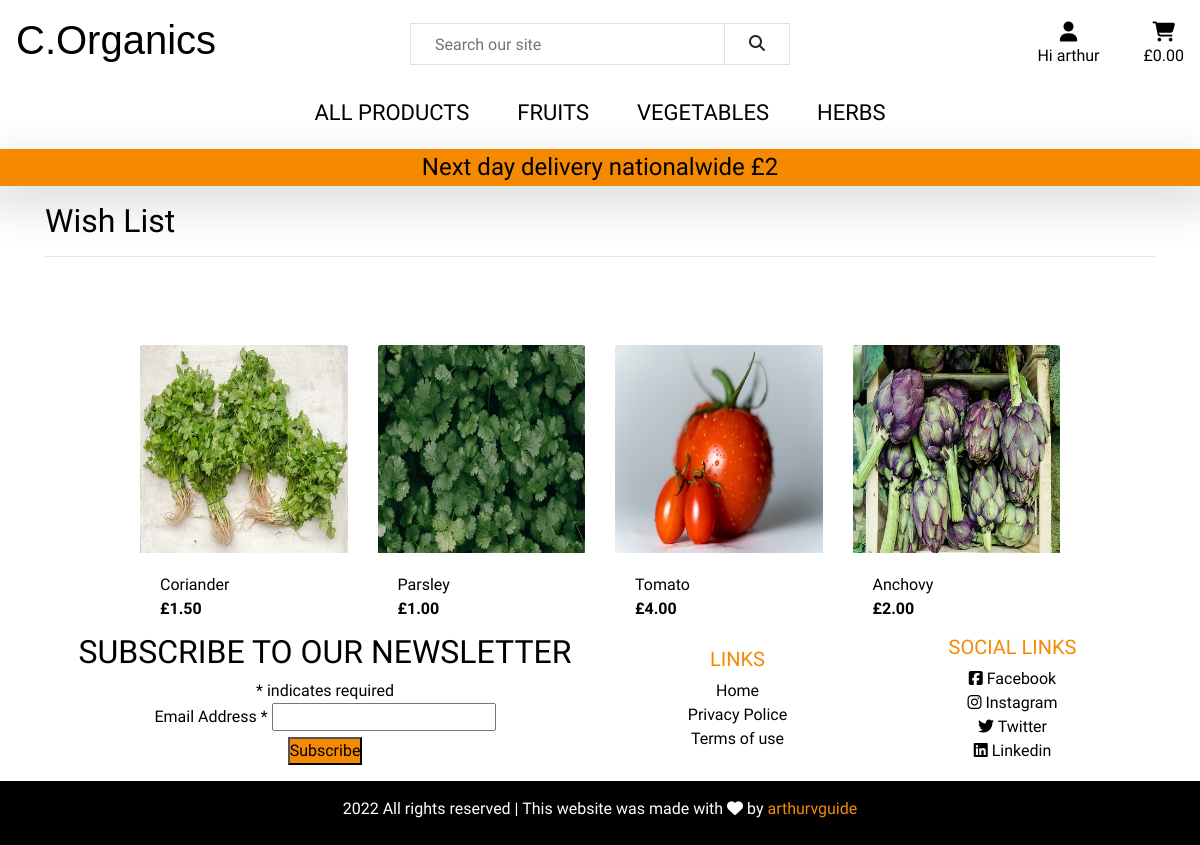
Screenshot of /profiles/wishlist (signed in) with the database file from the repository.
### profiles/models.py (models this page shows)
class WishList(models.Model):
    user = models.ForeignKey(UserProfile, on_delete=models.CASCADE)
    product = models.ForeignKey(Product, on_delete=models.CASCADE)

### products/models.py (models this page shows, shortened)
class Product(models.Model):
    category = models.ForeignKey('Category', null=True, blank=True,
                                 on_delete=models.SET_NULL)
    name = models.CharField(max_length=254)
    description = models.TextField()
    created = models.DateTimeField(auto_now_add=True)
    updated = models.DateTimeField(auto_now=True)
    price = models.DecimalField(max_digits=6, decimal_places=2)
    image_url = models.URLField(max_length=1024, null=True, blank=True)
    image = models.ImageField(null=True, blank=True)

### profiles/views.py (the view)
# urls.py: path('wishlist', views.wishlist, name='wishlist'),
@login_required
def wishlist(request):
    current_user = UserProfile.objects.filter(user=request.user).first()
    wishlist = WishList.objects.filter(user=current_user).order_by('-id')
    context = {
        'wishlist': wishlist
    }
    return render(request, 'profiles/wishlist.html', context)

### bag/contexts.py (called while the page is built, shortened)
def bag_contents(request):
    bag_items = []
    total = 0
    product_count = 0
    delivery = 2
    bag = request.session.get('bag', {})
    final_total = delivery + total
    context = {
        'bag_items': bag_items,
        'total': total,
        'product_count': product_count,
        'delivery': delivery,
        'final_total': final_total,
    }
    return context

### profiles/templates/profiles/wishlist.html
{% extends "base.html" %}
{% load static %}
{% block extra_css %}
<link rel="stylesheet" href="{% static 'checkout/css/checkout.css' %}">
{% endblock %}
{% block content %}
<div class="container">
    <div class="row align-items-center  mt-3 mb-4">
        <div class="col-12">
            <h2 class="logo-font">Wish List</h2>
            <hr>
        </div>
    </div>
    <div class="row">
        <div class="col-10 offset-1">
            <div class="row mt-5">
                {% for item in wishlist %}
                <div class="col-sm-6 col-md-6 col-lg-4 col-xl-3">
                    <div class="card h-100 border-0">
                        {% if item.product.image %}
                        <a href="{% url 'product_detail' item.product.id %}">
                            <img class="card-img-top img-fluid" src="{{ item.product.image.url }}" alt="{{ item.product.name }}">
                        </a>
                        {% else %}
                        <a href="{% url 'product_detail' item.product.id %}">
                            <img class="card-img-top img-fluid" src="/media/no-image.png" alt="{{ item.product.name }}">
                        </a>
                        {% endif %}
                        <div class="card-body pb-0">
                            <p class="mb-0">{{ item.product.name }}</p>
                        </div>
                        <div class="card-footer bg-white pt-0 border-0 text-left">
                            <div class="row">
                                <div class="col">
                                    <p class="mb-0 text-left font-weight-bold">£{{ item.product.price }}</p>
                                </div>
                            </div>
                        </div>
                    </div>
                </div>
                {% endfor %}
            </div>
        </div>
    </div>
</div>
{% endblock %}

### templates/base.html (shortened to what this page needs)
{% load static %}
<!doctype html>
<html lang="en">
<head>
  {% block corecss %}
  <link rel="stylesheet" href="https://stackpath.bootstrapcdn.com/bootstrap/4.4.1/css/bootstrap.min.css"
>
  <link rel="stylesheet" href="{% static 'css/style.css' %}">
  <link href="//cdn-images.mailchimp.com/embedcode/classic-10_7_dtp.css" rel="stylesheet" type="text/css">
  {% endblock %}
  {% block extra_css %}
  {% endblock %}
</head>
<body class="d-flex flex-column min-vh-100">
  <header>
    <div id="topnav" class="row pt-lg-2">
      <div class="col-12 col-md-6  col-lg-4 my-auto py-1 py-lg-0 text-center text-lg-left logo">
        <a href="{% url 'home' %}" class="nav-link "><h1>C.Organics</h1></a>
      </div>
      <div class="col-12 col-lg-4 my-auto py-1 py-lg-0 d-none d-lg-block">
        <form method="GET" action="{% url 'products' %}">
          <div class="input-group w-100">
            <input class="form-control border border-black rounded-0" type="text" name="q"
              placeholder="Search our site">
            <div class="input-group-append">
              <button class="form-control btn  border border-black rounded-0" type="submit">
                <span class="icon">
                  <i class="fas fa-search"></i>
                </span>
              </button>
            </div>
          </div>
        </form>
      </div>
      <div class="col-12 col-md-6 col-lg-4 my-auto py-1 py-lg-0 d-none d-md-block">
        <ul class="list-inline list-unstyled text-center text-lg-right my-0">
          <li class="list-inline-item dropdown">
            <a class="text-black nav-link" href="#" id="user-options" data-toggle="dropdown" aria-haspopup="true"
              aria-expanded="false">
              <div class="text-center">
                <div><i class="fas fa-user fa-lg"></i></div>
                {% if request.user.is_authenticated %}
                <p class="my-0">Hi {{ user.username }}</p>
                {% else %}
                <p class="my-0">My Account</p>
                {% endif %}
              </div>
            </a>
          </li>
          <li class="list-inline-item">
            <a class=" nav-link" href="{% url 'bag' %}">
              <div class="text-center">
                <div><i class="fa-solid fa-cart-shopping fa-lg"></i></div>
                <p class="my-0">
                  {% if total %}
                  £{{ total|floatformat:2 }}
                  {% else %}
                  £0.00
                  {% endif %}
                </p>
              </div>
            </a>
          </li>
        </ul>
      </div>
    </div>
    <nav class="navbar navbar-expand-md sub-menu">
      <div class="container">
        <div class="collapse navbar-collapse text-uppercase" id="navbar">
          <ul class="navbar-nav mx-auto">
            <li class="nav-item">
              <a class="nav-link" href="{% url 'products' %}" role="button" aria-haspopup="true" aria-expanded="false">
                All Products
              </a>
            </li>
            <li class="nav-item">
              <a class="nav-link" href="{% url 'products' %}?category=Fruits" aria-haspopup="true" role="button"
                aria-expanded="false">
                Fruits
              </a>
            </li>
            <li class="nav-item">
              <a class="nav-link" href="{% url 'products' %}?category=Vegetables" role="button" aria-haspopup="true"
                aria-expanded="false">
                Vegetables
              </a>
            </li>
            <li class="nav-item">
              <a class="nav-link" href="{% url 'products' %}?category=Herbs" role="button" aria-haspopup="true"
                aria-expanded="false">
                Herbs
              </a>
            </li>
          </ul>
        </div>
      </div>
    </nav>
  </header>
  <section>
    <div class="row mt-3 mt-md-1 text-center ">
      <div class="col delivery-banner shadow-lg">
        <h4 class="logo-font my-1"> Next day delivery nationalwide £2</h4>
      </div>
    </div>
  </section>
  <main class="flex-shrink-0">
    {% block content %}{% endblock content %}
  </main>
  <footer class="mt-auto">
    <div class="row align-items-center text-center footer">
      <div class="col-md-6 mt-md-0 mt-3">
        <div class="newsletter">
          <div id="mc_embed_signup">
            <form
              action="https://gmail.us18.list-manage.com/subscribe/post?u=0cd147e97320fc91cfdaadc23&amp;id=780935124a"
              method="post" id="mc-embedded-subscribe-form" name="mc-embedded-subscribe-form" class="validate"
              target="_blank" novalidate>
              <div id="mc_embed_signup_scroll">
                <h2>SUBSCRIBE TO OUR NEWSLETTER</h2>
                <div class="indicates-required"><span class="asterisk">*</span> indicates required</div>
                <div class="mc-field-group">
                  <label for="mce-EMAIL">Email Address <span class="asterisk">*</span>
                  </label>
                  <input type="email" value="" name="EMAIL" class="required email" id="mce-EMAIL">
                </div>
                <div class="optionalParent">
                  <div class="clear foot">
                    <input type="submit" value="Subscribe" name="subscribe" id="mc-embedded-subscribe" class="button"
                      style="background-color: #f58902;">
                  </div>
                </div>
              </div>
            </form>
          </div>
        </div>
      </div>
      <div class="col-md-3 mb-md-0 mb-3  links">
        <h5 class="text-uppercase">Links</h5>
        <ul class="list-unstyled">
          <li>
            <a href="{% url 'home' %}">Home</a>
          </li>
          <li>
            <a href="{% url 'privacy_notice' %}" rel="noopener" target="_blank">Privacy Police</a>
          </li>
          <li>
            <a href="{% url 'terms_of_use' %}" rel="noopener" target="_blank">Terms of use</a>
          </li>
        </ul>
      </div>
      <div class="col-md-3 mb-md-0 mb-3  links">
        <h5 class="text-uppercase"> Social Links</h5>
        <ul class="list-unstyled">
          <li>
            <a href="https://www.facebook.com/" rel="noopener" target="_blank" aria-label="Visit our facebook page"><i
                class="fa-brands fa-facebook-square"></i>
              Facebook
            </a>
          </li>
          <li>
            <a href="https://www.instagram.com/" rel="noopener" target="_blank" aria-label="Visit our instagram page"><i
                class="fa-brands fa-instagram"></i>
              Instagram
            </a>
          </li>
          <li>
            <a href="https://twitter.com/?lang=en" rel="noopener" target="_blank" aria-label="Visit our Twitter page"><i
                class="fa-brands fa-twitter"></i>
              Twitter
            </a>
          </li>
          <li>
            <a href="https://linkedin.com/?lang=en" rel="noopener" target="_blank"
              aria-label="Visit our Linkedin page"><i class="fa-brands fa-linkedin"></i>
              Linkedin
            </a>
          </li>
        </ul>
      </div>
    </div>
    <div class="row mt-3 pt-2 copyright ">
      <div class="col-md-12 text-center">
        <p class=" p-2"> 2022 All rights reserved | This website was made with <i class="fas fa-heart"></i> by <a
              href="https://github.com/arthurvguide" rel="noopener" target="_blank"
              aria-label="Developer github page">arthurvguide</a>
        </p>
      </div>
    </div>
  </footer>
</body>
</html>

### static/css/style.css (style rules this page uses)
* { margin: 0; padding: 0px; box-sizing: border-box; }
html { max-width: 100%; height: 100%; overflow-x: hidden; }
body { font-family: 'K2D', sans-serif; overflow-x: hidden; color: #000; }
a { color:#000; }
ul { list-style-type: none; margin: 0; padding: 0; }
.form-control { height: calc(2.5rem + 2px); padding: 0.5rem 1.5rem; font-size: 1rem; line-height: 1.5; border-radius: 0.3rem; }
.navbar { padding: 1rem; }
.sub-menu { position: relative; z-index: 2; padding: 0 1rem; font-size: 22px; }
.logo { font-family: 'Alegreya Sans', sans-serif; }
.delivery-banner { background-color: #f58902; max-width: 100%; }
.copyright { background-color: #000; color: #fff; }
.copyright a { color: #f58902; }
.links h5 { color: #f58902; }
@media (min-width: 768px) { .sub-menu { padding: 0 1rem; } }
@media (min-width: 768px) { .sub-menu.navbar-expand-md .navbar-nav .nav-link { padding: 1rem 1.5rem; } }
@media (min-width: 768px) { .footer { margin: 0px 50px 0px 50px; } }

### rows the page displays
WishList: product.image (picture), product.name "Coriander", product.price "1.50"
WishList: product.image (picture), product.name "Parsley", product.price "1.00"
WishList: product.image (picture), product.name "Tomato", product.price "4.00"
WishList: product.image (picture), product.name "Anchovy", product.price "2.00"

### other values shown
{{ user.username }} "arthur"
